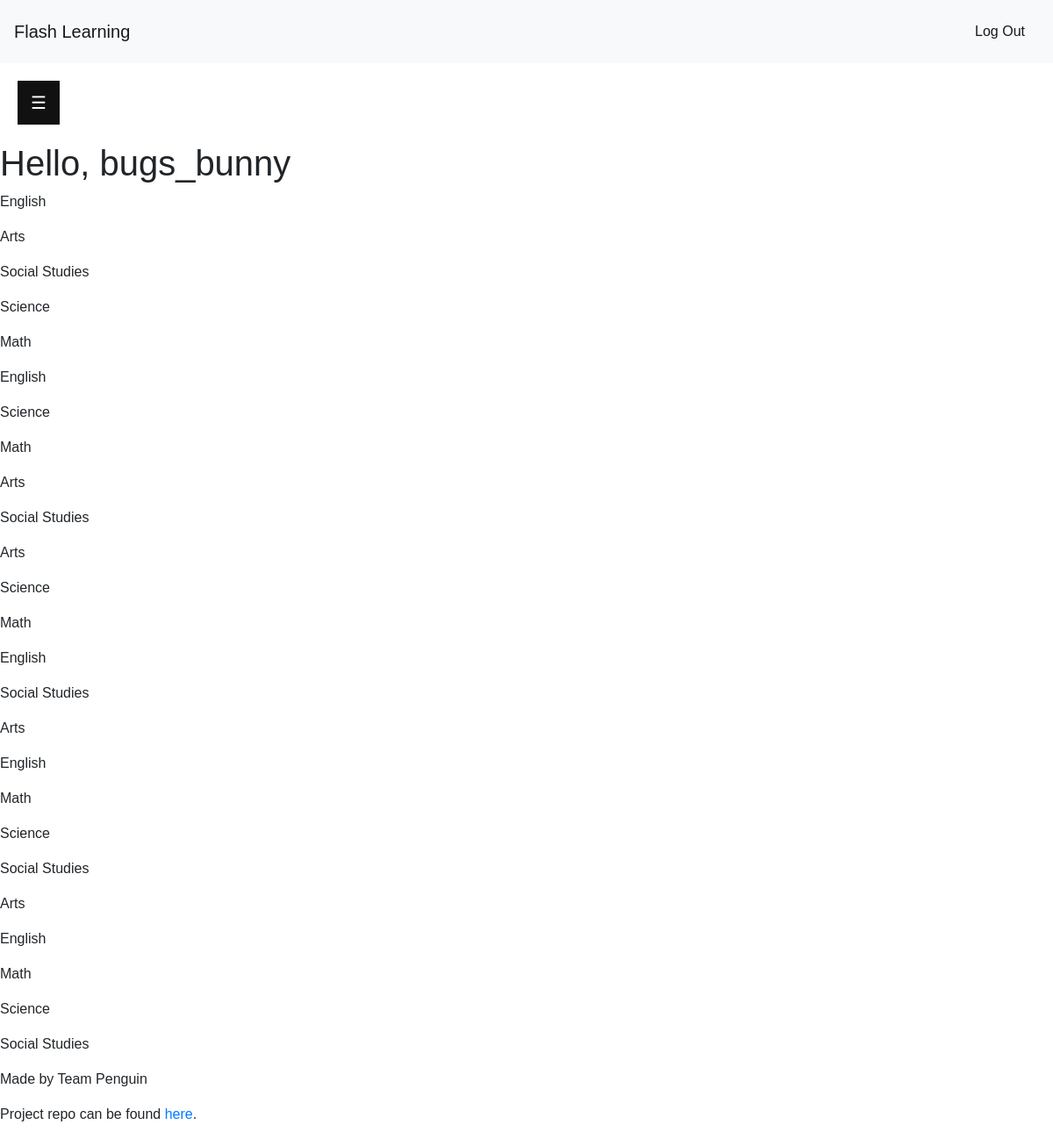
Screenshot of /student/bugs_bunny/home (signed in) with the database file from the repository.
### flash_learning/models/student.py (models this page shows, shortened)
class Student(UserMixin, db.Model):
    id = db.Column(db.Integer, primary_key=True)
    alternative_id = db.Column(db.Integer, index=True)
    email = db.Column(db.String(120), index=True, unique=True)
    password = db.Column(db.String(128))
    first_name = db.Column(db.String)
    last_name = db.Column(db.String)
    username = db.Column(db.String(64), index=True, unique=True)
    grade = db.Column(db.Integer, index=True)
    activated = db.Column(db.Boolean, default=False)
    def __repr__(self):
        return f"<User {self.username}>"

### flash_learning/models/flashcard.py (models this page shows, shortened)
class Subject(db.Model):
    id = db.Column(db.Integer, primary_key=True)
    grade_id = db.Column(db.Integer, db.ForeignKey("grade.id"), nullable=False)
    name = db.Column(db.String, index=True)
    decks = db.relationship("Deck", backref="subject", lazy=True)

### flash_learning/students/routes.py (the view)
@students.route("/student/<username>/home", methods=["GET"])
@login_required
def home(username):
    student = Student.query.filter_by(username=username).first()
    grade_id = db.session.query(Grade).filter(Grade.grade == student.grade).first().id
    subjects = Subject.query.filter_by(grade_id=grade_id).all()
    return render_template("home.html", title="Home", user=student, subjects=subjects)

### flash_learning/models/student.py (called while the page is built)
@login_manager.user_loader
def load_user(user_id):
    return Student.query.filter_by(alternative_id=user_id).first()

### flash_learning/templates/home.html (shortened to what this page needs)
{% extends 'base_student.html' %}
{% block body %}
    <h1>Hello, {{ user.username }}</h1>
    {% for subject in subjects %}
        <p>{{ subject.name }}</p>
    {% endfor %}
{% endblock %}

### flash_learning/static/css/main.css (style rules this page uses)
body { margin: 0; font-family: sans-serif; }

### rows the page displays
Student: username "bugs_bunny"
Subject: name "English"
Subject: name "Arts"
Subject: name "Social Studies"
Subject: name "Science"
Subject: name "Math"
Subject: name "English"
Subject: name "Science"
Subject: name "Math"
Subject: name "Arts"
Subject: name "Social Studies"
Subject: name "Arts"
Subject: name "Science"
Subject: name "Math"
Subject: name "English"
Subject: name "Social Studies"
Subject: name "Arts"
Subject: name "English"
Subject: name "Math"
Subject: name "Science"
Subject: name "Social Studies"
Subject: name "Arts"
Subject: name "English"
Subject: name "Math"
Subject: name "Science"
Subject: name "Social Studies"
